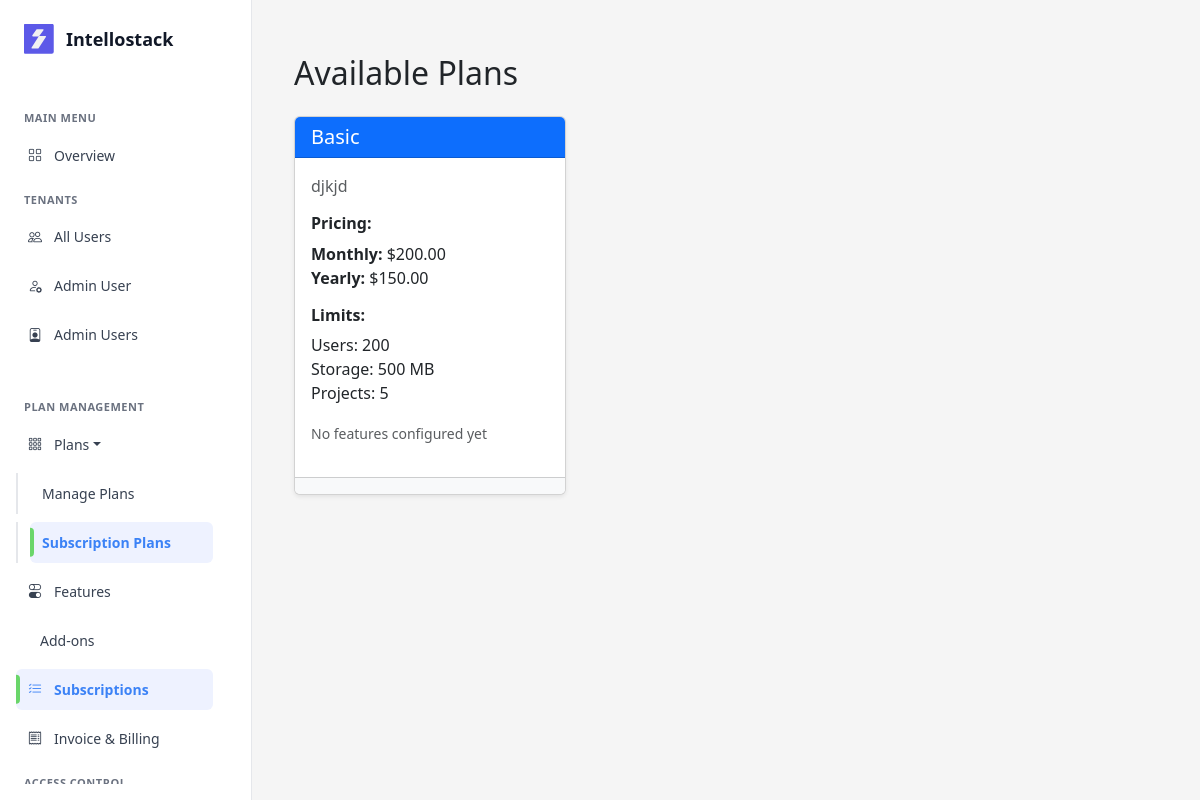
The page /subscriptions/ (signed in) on the database its author committed.
### saas/models/plan.py (models this page shows, shortened)
class Plan(models.Model):
    name = models.CharField(max_length=100, unique=True)
    description = models.TextField(blank=True)
    price_monthly = models.DecimalField(max_digits=10, decimal_places=2)
    price_yearly = models.DecimalField(max_digits=10, decimal_places=2)
    max_users = models.IntegerField()
    max_storage_mb = models.IntegerField()
    max_projects = models.IntegerField()
    status = models.BooleanField(default=True)
    created_at = models.DateTimeField(auto_now_add=True)
    updated_at = models.DateTimeField(auto_now=True)
    class Meta:
        db_table = 'plans'
        ordering = ['price_monthly']

### saas/views/subscription_views.py (the view)
# urls.py: path('', list_plans, name='list_plans'),
@login_required(login_url='auth:login')
def list_plans(request):
    plans = Plan.objects.filter(status=True).prefetch_related('plan_features__feature').order_by('price_monthly')
    current_subscription = None
    try:
        tenant = request.user.tenant
        if tenant:
            current_subscription = Subscription.objects.filter(
                tenant=tenant,
                status='active'
            ).first()
    except AttributeError:
        pass
    is_super_admin = request.user.is_superuser or request.user.is_staff
    context = {
        'plans': plans,
        'current_subscription': current_subscription,
        'page_title': 'Available Plans',
        'is_super_admin': is_super_admin,
    }
    return render(request, 'subscription/list_plans.html', context)

### saas/auth_backend.py (called while the page is built)
    def get_user(self, user_id):
        try:
            return User.objects.get(pk=user_id)
        except User.DoesNotExist:
            return None

### saas/context_processors.py (called while the page is built)
def users_and_roles(request):
    users = CustomUser.objects.select_related('role').all()
    roles = Role.objects.prefetch_related('users').all()
    payments = PaymentTransaction.objects.select_related('tenant').all()[:5]
    return {
        'users': users,
        'roles': roles,
        'payments': payments,
    }

### saas/templates/subscription/list_plans.html (shortened to what this page needs)
{% extends 'base.html' %}
{% load static %}
{% block content %}
<div class="container mt-4">
    <div class="d-flex justify-content-between align-items-center mb-3">
        <h2>Available Plans</h2>
    </div>
    <div class="row">
        {% for plan in plans %}
        <div class="col-md-4 mb-4">
            <div class="card h-100 shadow-sm">
                <div class="card-header bg-primary text-white">
                    <h5 class="card-title mb-0">{{ plan.name }}</h5>
                </div>
                <div class="card-body">
                    <p class="card-text text-muted">{{ plan.description }}</p>
                    <div class="mb-3">
                        <h6 class="fw-bold">Pricing:</h6>
                        <strong>Monthly:</strong> ${{ plan.price_monthly }}<br>
                        <strong>Yearly:</strong> ${{ plan.price_yearly }}
                    </div>
                    <div class="mb-3">
                        <h6 class="fw-bold">Limits:</h6>
                        Users: {{ plan.max_users }}<br>
                        Storage: {{ plan.max_storage_mb }} MB<br>
                        Projects: {{ plan.max_projects }}
                    </div>
                    {% if plan.plan_features.all %}
                    <div class="mb-3">
                        <h6 class="fw-bold"><i class="fas fa-star text-warning"></i> Features Included:</h6>
                        <div class="features-list">
                            {% for plan_feature in plan.plan_features.all %}
                            <div class="feature-item mb-2">
                                <span class="badge bg-success me-1">
                                    <i class="fas fa-check"></i> {{ plan_feature.feature.name }}
                                </span>
                                {% if plan_feature.feature_limit %}
                                <small class="text-muted">(Limit: {{ plan_feature.feature_limit }})</small>
                                {% else %}
                                <small class="text-success">(Unlimited)</small>
                                {% endif %}
                            </div>
                            {% endfor %}
                        </div>
                    </div>
                    {% else %}
                    <div class="mb-3">
                        <small class="text-muted"> No features configured yet</small>
                    </div>
                    {% endif %}
                </div>
                <div class="card-footer bg-light">
                </div>
            </div>
        </div>
        {% empty %}
        <div class="col-12">
            <div class="alert alert-info">No plans available.</div>
        </div>
        {% endfor %}
    </div>
</div>
{% endblock %}

### saas/templates/base.html (style rules this page uses)
:root { --Base-Color-White: #FFF; --Grey-Grey-200: #E5E7EB; --Grey-Grey-500: #6B7280; --Grey-Grey-700: #374151; --Grey-Grey-900: #111827; }
* { margin: 0; padding: 0; box-sizing: border-box; }
body { font-family: 'Segoe UI', Tahoma, Geneva, Verdana, sans-serif; background-color: #f5f5f5; overflow-x: hidden; }

### saas/templates/subscription/list_plans.html (style rules this page uses)
.card { transition: transform 0.3s ease, box-shadow 0.3s ease; }

### rows shown on the page
Plan: name "Basic", description "djkjd", price_monthly "200.00", price_yearly "150.00", max_users "200", max_storage_mb "500", max_projects "5", shows "No features configured yet"
